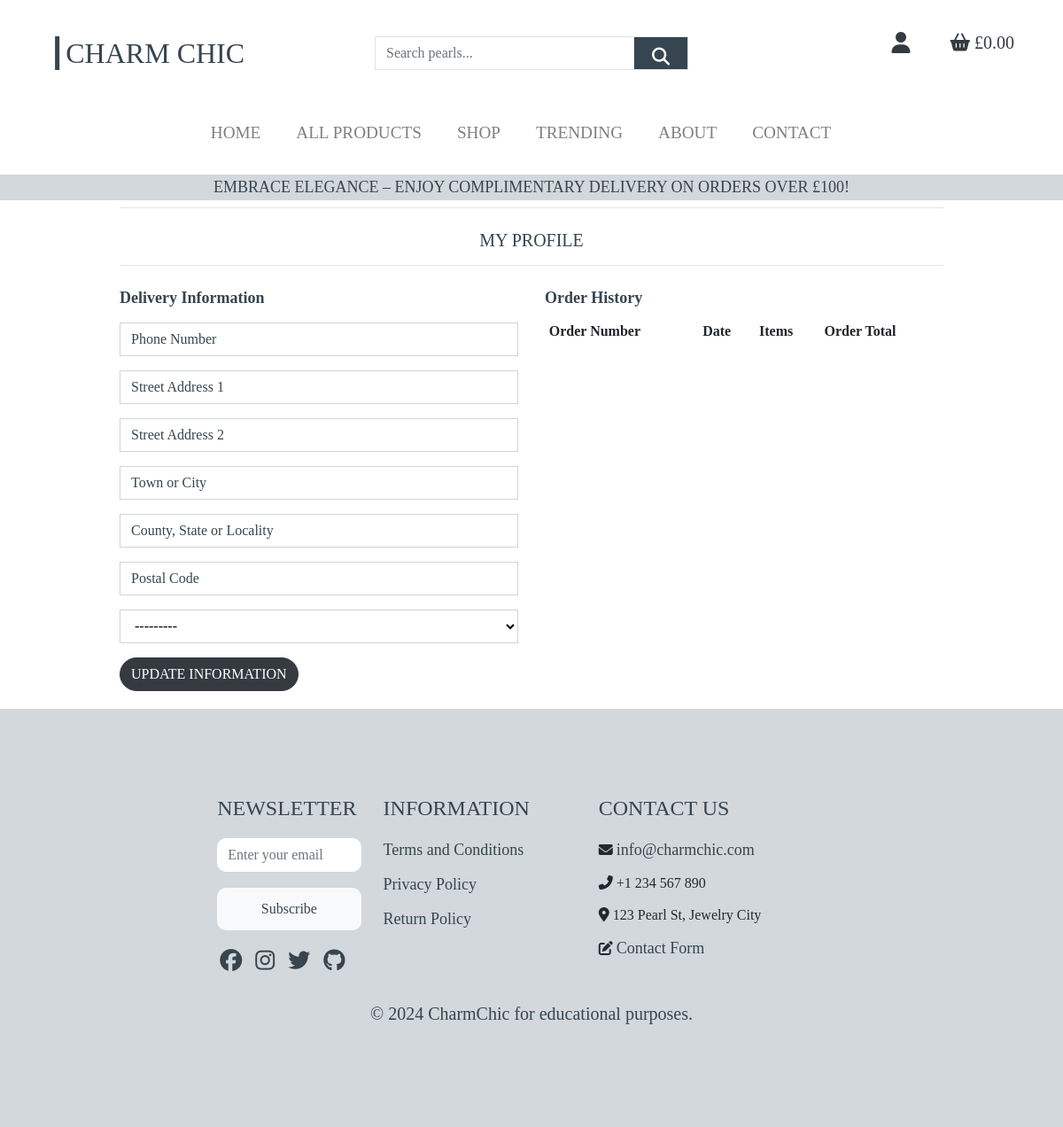
/profile/ (signed in), run on an earlier commit of the app's database.
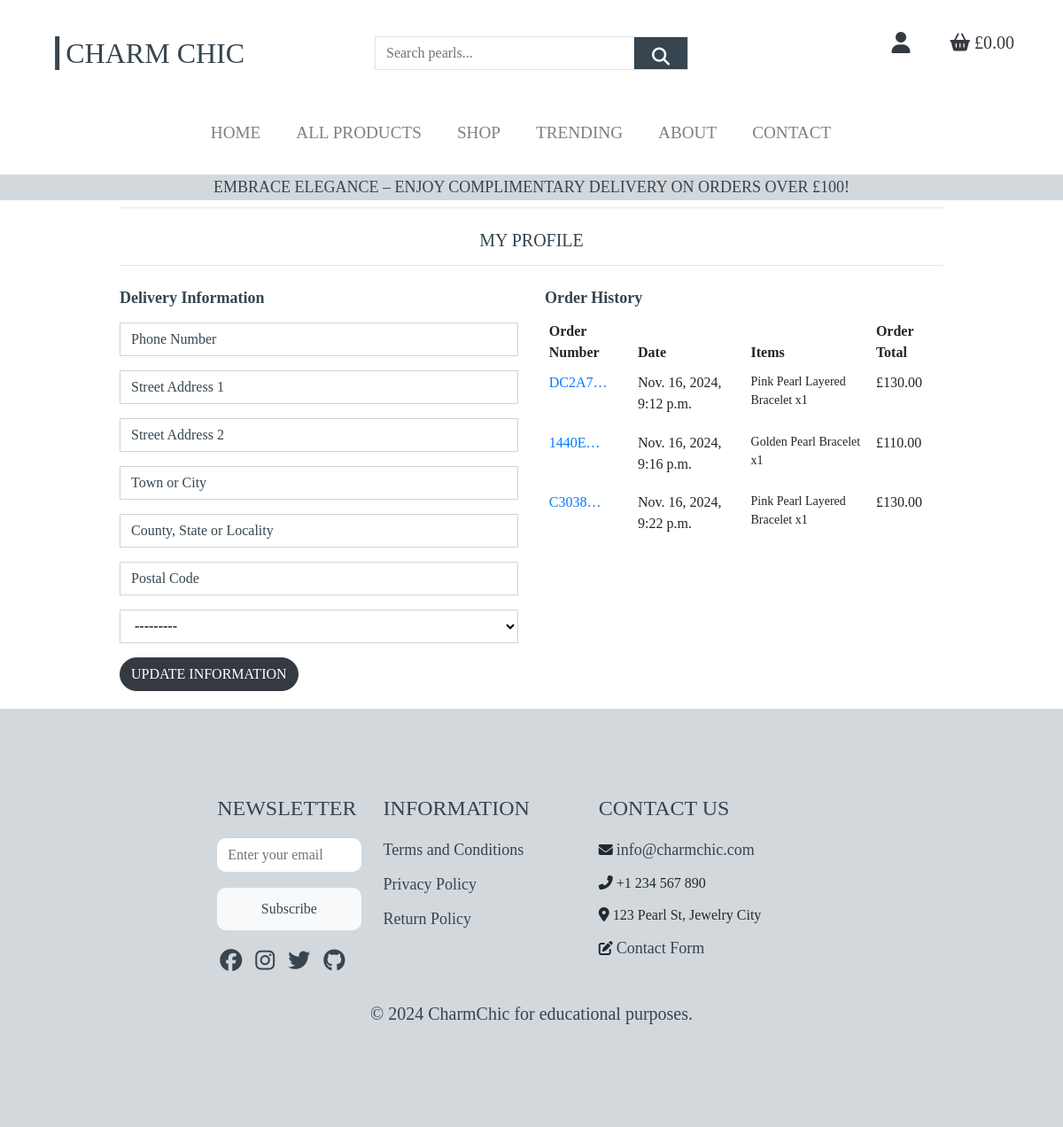
And on a later commit of the database.
### profiles/models.py (models this page shows, shortened)
class UserProfile(models.Model):
    user = models.OneToOneField(User, on_delete=models.CASCADE)
    default_phone_number = models.CharField(max_length=20, null=True, blank=True)
    default_street_address1 = models.CharField(max_length=80, null=True, blank=True)
    default_street_address2 = models.CharField(max_length=80, null=True, blank=True)
    default_town_or_city = models.CharField(max_length=40, null=True, blank=True)
    default_county = models.CharField(max_length=80, null=True, blank=True)
    default_postcode = models.CharField(max_length=20, null=True, blank=True)
    default_country = CountryField(blank_label='Country', null=True, blank=True)

### checkout/models.py (models this page shows, shortened)
class Order(models.Model):
    order_number = models.CharField(max_length=32, null=False, editable=False)
    user_profile = models.ForeignKey(UserProfile, on_delete=models.SET_NULL,
                                     null=True, blank=True, related_name='orders')
    full_name = models.CharField(max_length=50, null=False, blank=False)
    email = models.EmailField(max_length=254, null=False, blank=False)
    phone_number = models.CharField(max_length=20, null=False, blank=False)
    country = CountryField(blank_label='Country *', null=False, blank=False)
    postcode = models.CharField(max_length=20, null=True, blank=True)
    town_or_city = models.CharField(max_length=40, null=False, blank=False)
    street_address1 = models.CharField(max_length=80, null=False, blank=False)
    street_address2 = models.CharField(max_length=80, null=True, blank=True)
    county = models.CharField(max_length=80, null=True, blank=True)
    date = models.DateTimeField(auto_now_add=True)
    delivery_cost = models.DecimalField(max_digits=6, decimal_places=2, null=False, default=0)
    order_total = models.DecimalField(max_digits=10, decimal_places=2, null=False, default=0)
    grand_total = models.DecimalField(max_digits=10, decimal_places=2, null=False, default=0)
    original_bag = models.TextField(null=False, blank=False, default='')
    stripe_pid = models.CharField(max_length=254, null=False, blank=False, default='')

class OrderLineItem(models.Model):
    order = models.ForeignKey(Order, null=False, blank=False, on_delete=models.CASCADE, related_name='lineitems')
    product = models.ForeignKey(Product, null=False, blank=False, on_delete=models.CASCADE)
    product_size = models.CharField(max_length=20, null=True, blank=True)
    quantity = models.IntegerField(null=False, blank=False, default=0)
    lineitem_total = models.DecimalField(max_digits=6, decimal_places=2, null=False, blank=False, editable=False)

### products/models.py (models this page shows, shortened)
class Product(models.Model):
    category = models.ForeignKey('Category', null=True, blank=True, on_delete=models.SET_NULL)
    subcategory = models.ForeignKey('SubCategory', null=True, blank=True, on_delete=models.SET_NULL)
    tags = models.ManyToManyField('Tag', blank=True)
    sku = models.CharField(max_length=254, null=True, blank=True)
    name = models.CharField(max_length=254)
    description = models.TextField()
    has_sizes = models.BooleanField(default=False, null=True, blank=True)
    price = models.DecimalField(max_digits=6, decimal_places=2)
    rating = models.DecimalField(max_digits=6, decimal_places=2, null=True, blank=True)
    image_url = models.URLField(max_length=1024, null=True, blank=True)
    image = models.ImageField(upload_to='products/', null=True, blank=True, storage=MediaCloudinaryStorage())

### profiles/views.py (the view)
# urls.py: path('profile/', include('profiles.urls')),
def profile(request):
    profile = get_object_or_404(UserProfile, user=request.user)
    if request.method == 'POST':
        form = UserProfileForm(request.POST, instance=profile)
        if form.is_valid():
            form.save()
            messages.success(request, 'Profile updated successfully')
        else:
            messages.error(request, 'Update failed. Please ensure the form is valid.')
    else:
            form = UserProfileForm(request.POST, instance=profile)
    orders = profile.orders.all()
    template = 'profiles/profile.html'
    context = {
        'form': form,
        'orders': orders,
        'on_profile_page': True
    }
    return render(request, template, context)

### profiles/templates/profiles/profile.html (shortened to what this page needs)
{% extends "base.html" %}
{% load static %}
{% block extra_css %}
    <link rel="stylesheet" href="{% static 'profiles/css/profile.css' %}">
{% endblock %}
{% block page_header %}
<div class="container header-container">
    <div class="row">
        <div class="col text-center">
            <hr class="my-4">
            <h4 class="logo-font product-header">My Profile</h4>
            <hr class="my-3">
        </div>
    </div>
    <div class="row">
        <div class="col-12 col-lg-6">
            <h5 class="font-weight-bold">Delivery Information</h5>
                <form class="mt-3" action="{% url 'profile' %}" method="POST" id="profile-update-form">
                    {{ form|crispy }}
                    <button class="btn btn-dark btn-md rounded-pill text-uppercase">Update Information</button>
                </form>
            </div>
            <div class="col-12 col-lg-6">
                <h5 class="font-weight-bold">Order History</h5>
                <div class="order-history table-responsive">
                    <table class="table table-sm table-borderless">
                        <thead>
                            <tr>
                                <th>Order Number</th>
                                <th>Date</th>
                                <th>Items</th>
                                <th>Order Total</th>
                            </tr>
                        </thead>
                        <tbody>
                            {% for order in orders %}
                                <tr>
                                    <td>
                                        <a href="{% url 'order_history' order.order_number %}"
                                        title="{{ order.order_number }}">
                                            {{ order.order_number|truncatechars:6 }}
                                        </a>
                                    </td>
                                    <td>{{ order.date }}</td>
                                    <td>
                                        <ul class="list-unstyled">
                                            {% for item in order.lineitems.all %}
                                                <li class="small">
                                                    {{ item.product.name }} x{{ item.quantity }}
                                                </li>
                                            {% endfor %}
                                        </ul>
                                    </td>
                                    <td>£{{ order.grand_total }}</td>
                                </tr>
                            {% endfor %}
                        </tbody>
                    </table>
                </div>
            </div>
        </div>
</div>
{% endblock %}

### templates/base.html (shortened to what this page needs)
{% load static %}
<!doctype html>
<html lang="en">
<head>
    {% block corecss %}
    <link rel="stylesheet" href="https://cdn.jsdelivr.net/npm/bootstrap@4.6.2/dist/css/bootstrap.min.css">
    <link rel="stylesheet" href="{% static 'css/base.css' %}">
    {% endblock %}
    {% block extra_css %}
    {% endblock %}
</head>
<body>
    <header class="container-fluid fixed-top bg-white">
        <div id="topnav" class="row bg-white p-lg-4 d-none d-lg-flex">
            <div class="col-12 col-lg-4 my-auto py-1 py-lg-0 text-center text-lg-left">
                <a href="{% url 'home' %}" class="nav-link main-logo-link">
                    <h2 class="logo-font my-0">┃Charm Chic</h2>
                </a>
            </div>
            <div class="col-12 col-lg-4 my-auto py-1 py-lg-0">
                <form class="form" method="GET" action="{% url 'products' %}">
                    <div class="input-group w-100">
                        <input class="form-control border border-black rounded-0" type="text" name="q"
                            placeholder="Search pearls..." aria-label="type search term here">
                        <div class="input-group-append">
                            <button class="form-control btn btn-black border border-black rounded-0" type="submit"
                                aria-label="search button">
                                <i class="fas fa-search fa-lg"></i>
                            </button>
                        </div>
                    </div>
                </form>
            </div>
            <div class="col-12 col-lg-4 my-auto py-1 py-lg-0">
                <ul class="list-inline list-unstyled text-center text-lg-right my-auto">
                     <li class="list-inline-item">
                        <div class="dropdown-center">
                            <button class="nav-link btn " type="button" id="user-options" data-toggle="dropdown"
                                aria-expanded="false" aria-label="my account">
                                <div class="text-dark">
                                    <div><i class="fas fa-user fa-lg"></i>
                                </div>
                                </div>
                            </button>
                        </div>
                    </li>
                    <li class="list-inline-item">
                        <a class="nav-link{% if grand_total %} text-info font-weight-bold{% else %} text-black{% endif %}"
                            href="{% url 'view_bag' %}">
                            <div class="text-center">
                                <p class="text-dark">
                                    <i class="fas fa-shopping-basket"></i>
                                    {% if grand_total %}
                                    £{{ grand_total|floatformat:2 }}
                                    {% else %}
                                    £0.00
                                    {% endif %}
                                </p>
                            </div>
                        </a>
                    </li>
                </ul>
            </div>
        </div>
        {% include 'includes/main-nav.html' %}
        <div id="delivery-banner" class="row text-center">
            <div class="col">
                <h5 class="logo-font my-1">Embrace Elegance – Enjoy Complimentary Delivery on Orders Over £{{free_delivery_threshold }}!</h5>
            </div>
        </div>
    </header>
    {% block page_header %}
    {% endblock %}
    {% include 'includes/footer.html' %}
</body>
</html>

### templates/includes/main-nav.html (shortened to what this page needs)
<nav class="navbar navbar-expand-lg navbar-light">
    <div class="collapse navbar-collapse" id="main-nav">
        <ul class="navbar-nav w-auto mx-auto">
            <li class="nav-item">
                <a class="nav-link mr-4" href="{% url 'home' %}">
                    Home
                </a>
            </li>
            <li class="nav-item">
                <a class="nav-link mr-4" href="{% url 'products' %}">
                    All Products
                </a>
            </li>
            <li class="nav-item dropdown">
                <a class="logo-font nav-link mr-4" href="#" id="shop-link" data-toggle="dropdown" aria-haspopup="true"
                    aria-expanded="false">
                    Shop
                </a>
            </li>
            <li class="nav-item dropdown">
                <a class="logo-font nav-link mr-4" href="#" id="trending-link" data-toggle="dropdown"
                    aria-haspopup="true" aria-expanded="false">
                    Trending
                </a>
            </li>
            <li class="nav-item">
                <a class="logo-font nav-link mr-4" href="{% url 'about' %}">
                    About
                </a>
            </li>
            <li class="nav-item">
                <a class="logo-font nav-link mr-4" href="{% url 'contact' %}">
                    Contact
                </a>
            </li>
        </ul>
    </div>
    </nav>

### templates/includes/footer.html (shortened to what this page needs)
<div class="custom-bg-wrapper">
    <div class="pearl-bg">
        <div class="container my-4 p-4">
            <footer class="footer-section">
                <div class="container">
                    <div class="row">
                        <div class="col-12 col-md-3 mb-4 mb-md-0">
                            <h5 class="footer-title">Newsletter</h5>
                            <form class="footer-subscribe-form">
                                <input type="email" class="form-control" placeholder="Enter your email" required>
                                <button type="submit" class="btn btn-light mt-2">Subscribe</button>
                            </form>
                            <div class="footer-social-icons mt-3">
                                <ul class="footer-social">
                                    <li><a href="https://facebook.com" target="_blank" rel="noopener noreferrer"><i
                                                class="fab fa-facebook"></i></a></li>
                                    <li><a href="https://instagram.com" target="_blank" rel="noopener noreferrer"><i
                                                class="fab fa-instagram"></i></a></li>
                                    <li><a href="https://twitter.com" target="_blank" rel="noopener noreferrer"><i
                                                class="fab fa-twitter"></i></a></li>
                                    <li><a href="https://github.com/Cristina-Becheru" target="_blank"
                                            rel="noopener noreferrer"><i class="fab fa-github"></i></a></li>
                                </ul>
                            </div>
                        </div>
                        <div class="col-12 col-md-4 mb-4 mb-md-0">
                            <h5 class="footer-title">Information</h5>
                            <ul class="footer-links">
                                <li><a href="#">Terms and Conditions</a></li>
                                <li><a href="#">Privacy Policy</a></li>
                                <li><a href="#">Return Policy</a></li>
                            </ul>
                        </div>
                        <div class="col-12 col-md-4">
                            <h5 class="footer-title">Contact Us</h5>
                            <ul class="footer-links">
                                <li><i class="fas fa-envelope"></i> <a
                                        href="mailto:info@charmchic.com">info@charmchic.com</a></li>
                                <li><i class="fas fa-phone-alt"></i> +1 234 567 890</li>
                                <li><i class="fas fa-map-marker-alt"></i> 123 Pearl St, Jewelry City</li>
                                <li><i class="fas fa-edit"></i> <a href="">Contact Form</a></li>
                            </ul>
                        </div>
                    </div>
                </div>
                <div class="row text-center mt-2">
                    <div class="col-12">
                        <p class="copyright">&copy; 2024 CharmChic for educational purposes.</p>
                    </div>
                </div>
        </div>

What changed in the data, as far as the page shows it:
added Order: order_number "DC2A7…", date "Nov. 16, 2024, 9:12 p.m.", grand_total "130.00"
added OrderLineItem: product.name "Pink Pearl Layered Bracelet", quantity "1", shown under "DC2A7…"
added Order: order_number "1440E…", date "Nov. 16, 2024, 9:16 p.m.", grand_total "110.00"
added OrderLineItem: product.name "Golden Pearl Bracelet", quantity "1", shown under "1440E…"
added Order: order_number "C3038…", date "Nov. 16, 2024, 9:22 p.m.", grand_total "130.00"
added OrderLineItem: product.name "Pink Pearl Layered Bracelet", quantity "1", shown under "C3038…"
